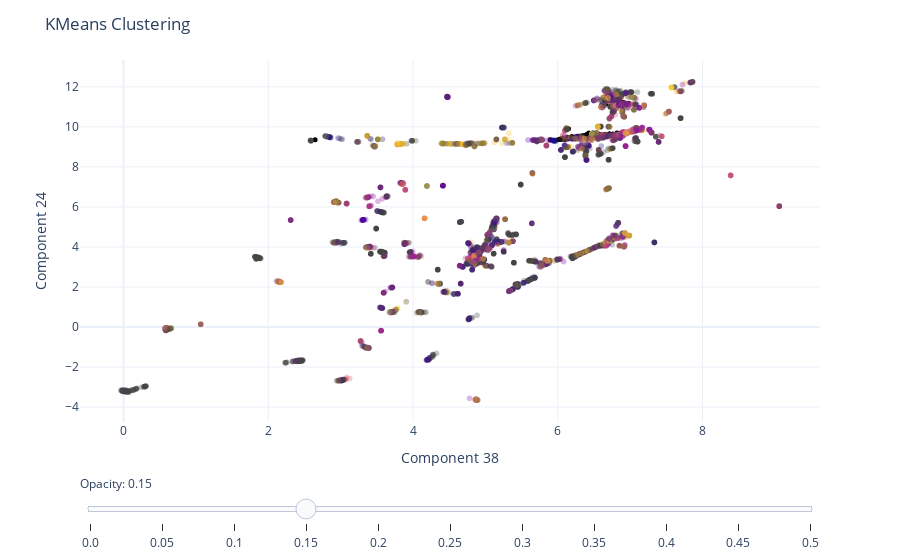

The notebook cell this image was saved under:
### Code cell
fig = px.scatter(
    data_frame = train_df,
    x = dim1,
    y = dim2, # Change components to visualize each of the 30 dimensions
    color = "Media Cluster",
    hover_data = ["taxon_id", "Target", "KMeans Cluster"],
    opacity = 0.3
) 

# Add the test points as a scatter trace
fig.add_trace(
    go.Scatter(
        x=test_df[dim1],  # x coordinates
        y=test_df[dim2],  # y coordinates
        mode='markers',
        marker=dict(
            color='black',  
            size=5,  
            opacity=1.0 
        ),
        text=test_df["taxon_id"]  # marker hover text
    )
)

# Opacity slider
steps = []
for i in range(11):  # 0 to 1 in steps of 0.1
    step = dict(
        method="restyle",
        args=[{"marker.opacity": [i/20]}, [0]],  # Adjust opacity of the first trace only
        label=str(i/20)
    )
    steps.append(step)
sliders = [dict(
    active=3,  # initial value corresponding to opacity=0.3
    currentvalue={"prefix": "Opacity: "},
    pad={"t": 50},
    steps=steps
)]

fig.update_coloraxes(showscale=False)
fig.update_layout(
    sliders=sliders,
    title="KMeans Clustering",
    template="plotly_white",
    showlegend=False
)

fig.show()

### Figure 1 — Plotly figure (JSON) as saved in the notebook; plotly's stock layout.template omitted (floating-point values rounded to 4 significant figures; data arrays with more than 128 entries replaced by an {"elided": "..."} marker saying what was removed)
{"data": [{"customdata": {"elided": "8464x3 mixed values"}, "hovertemplate": "Component 38=%{x}<br>Component 24=%{y}<br>taxon_id=%{customdata[0]}<br>Target=%{customdata[1]}<br>KMeans Cluster=%{customdata[2]}<br>Media Cluster=%{marker.color}<extra></extra>", "legendgroup": "", "marker": {"color": {"elided": "8464 int values"}, "coloraxis": "coloraxis", "opacity": 0.3, "symbol": "circle"}, "mode": "markers", "name": "", "showlegend": false, "type": "scattergl", "x": {"elided": "8464 float values"}, "xaxis": "x", "y": {"elided": "8464 float values"}, "yaxis": "y"}, {"marker": {"color": "black", "opacity": 1, "size": 5}, "mode": "markers", "text": {"elided": "247 str values"}, "type": "scatter", "x": {"elided": "247 float values"}, "y": {"elided": "247 float values"}}], "layout": {"coloraxis": {"colorbar": {"title": {"text": "Media Cluster"}}, "colorscale": [[0, "#0d0887"], [0.1111, "#46039f"], [0.2222, "#7201a8"], [0.3333, "#9c179e"], [0.4444, "#bd3786"], [0.5556, "#d8576b"], [0.6667, "#ed7953"], [0.7778, "#fb9f3a"], [0.8889, "#fdca26"], [1, "#f0f921"]], "showscale": false}, "legend": {"tracegroupgap": 0}, "margin": {"t": 60}, "showlegend": false, "sliders": [{"active": 3, "currentvalue": {"prefix": "Opacity: "}, "pad": {"t": 50}, "steps": [{"args": [{"marker.opacity": [0]}, [0]], "label": "0.0", "method": "restyle"}, {"args": [{"marker.opacity": [0.05]}, [0]], "label": "0.05", "method": "restyle"}, {"args": [{"marker.opacity": [0.1]}, [0]], "label": "0.1", "method": "restyle"}, {"args": [{"marker.opacity": [0.15]}, [0]], "label": "0.15", "method": "restyle"}, {"args": [{"marker.opacity": [0.2]}, [0]], "label": "0.2", "method": "restyle"}, {"args": [{"marker.opacity": [0.25]}, [0]], "label": "0.25", "method": "restyle"}, {"args": [{"marker.opacity": [0.3]}, [0]], "label": "0.3", "method": "restyle"}, {"args": [{"marker.opacity": [0.35]}, [0]], "label": "0.35", "method": "restyle"}, {"args": [{"marker.opacity": [0.4]}, [0]], "label": "0.4", "method": "restyle"}, {"args": [{"marker.opacity": [0.45]}, [0]], "label": "0.45", "method": "restyle"}, {"args": [{"marker.opacity": [0.5]}, [0]], "label": "0.5", "method": "restyle"}]}], "title": {"text": "KMeans Clustering"}, "xaxis": {"anchor": "y", "domain": [0, 1], "title": {"text": "Component 38"}}, "yaxis": {"anchor": "x", "domain": [0, 1], "title": {"text": "Component 24"}}}}
